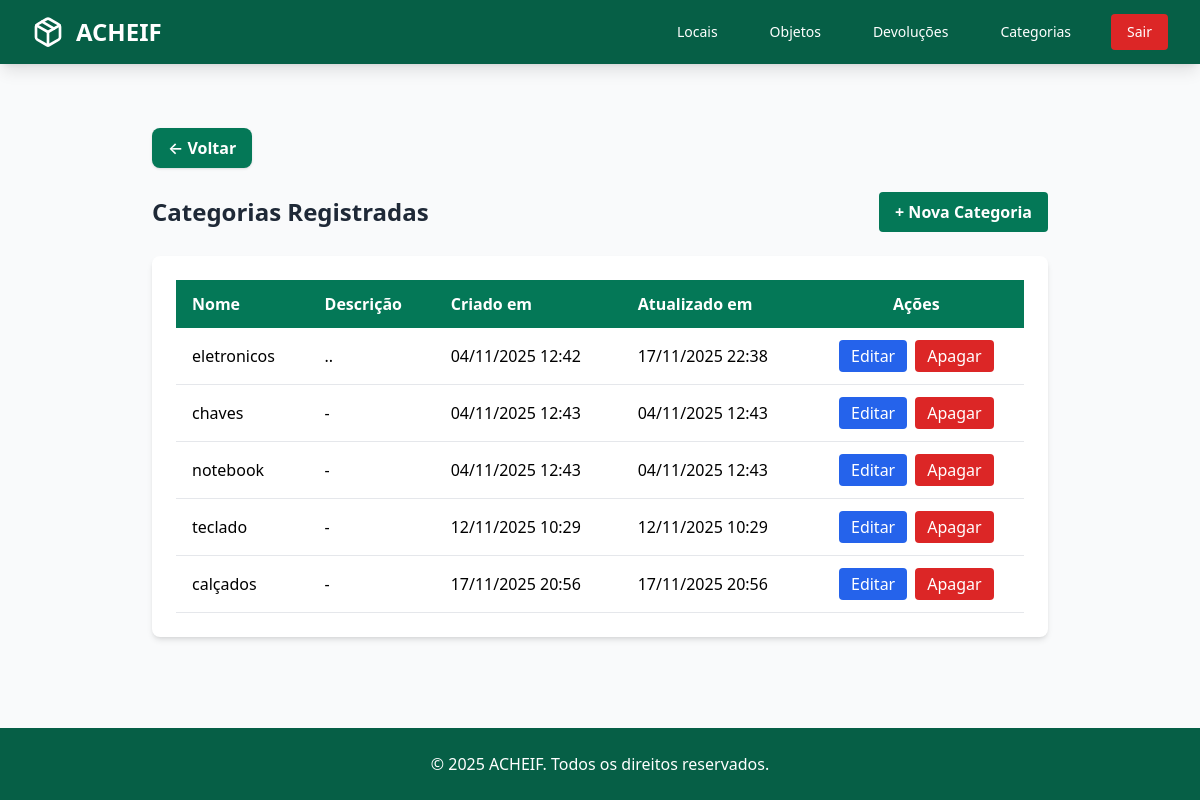
Page /categorias/ on the earlier database version.
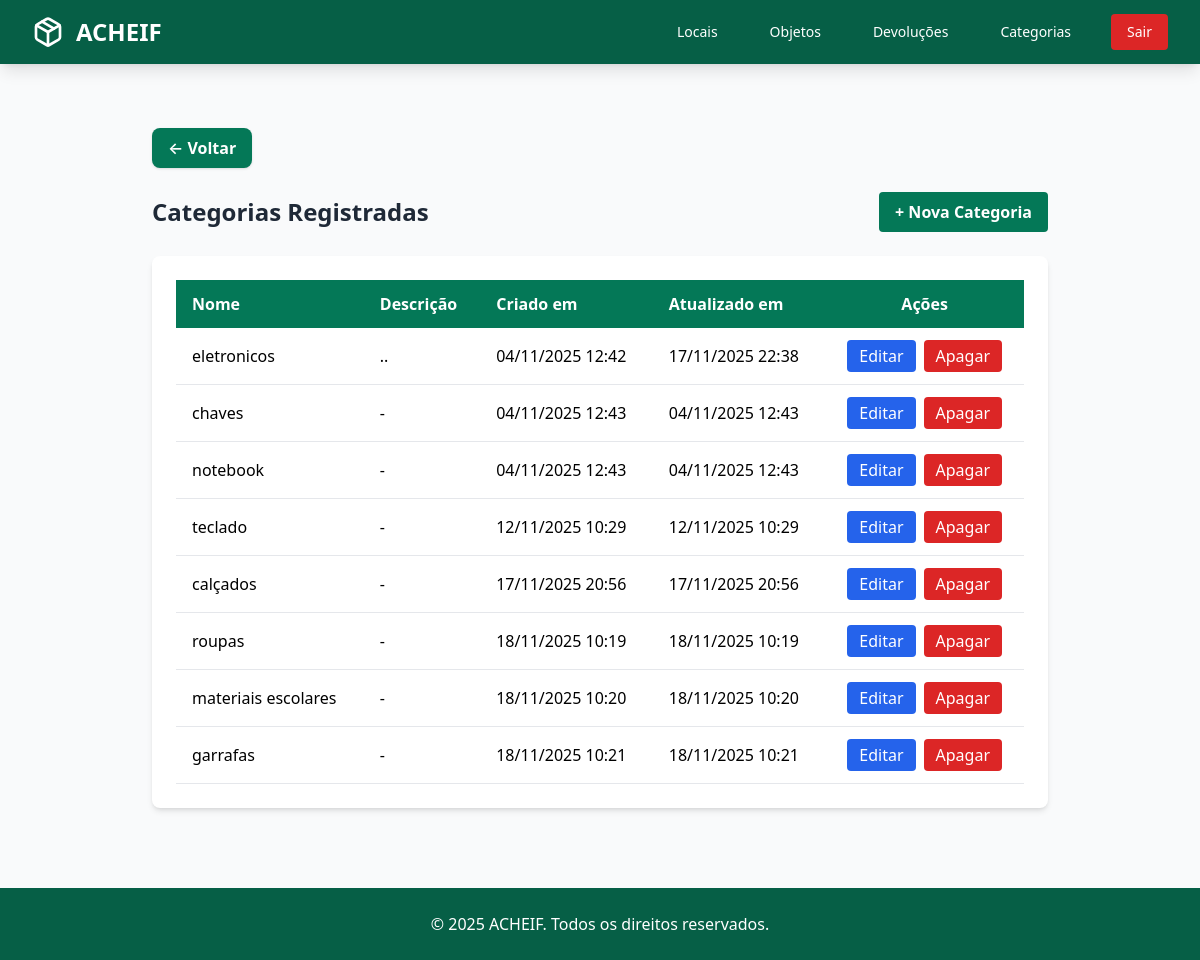
Same page on the later database version.
### objetos/models.py (models this page shows, shortened)
class Categoria(models.Model):
    nome = models.CharField(max_length=50, unique=True)
    descricao = models.TextField(blank=True, null=True)
    criado_em = models.DateTimeField(auto_now_add=True)
    atualizado_em = models.DateTimeField(auto_now=True)

### objetos/views.py (the view)
# urls.py: path('categorias/', views.listar_categorias, name='listar_categorias'),
def listar_categorias(request):
    categorias = Categoria.objects.all()
    return render(request, 'objetos/categoria/listar_categorias.html', {'categorias': categorias})

### objetos/templates/objetos/categoria/listar_categorias.html (shortened to what this page needs)
{% extends 'base.html' %}
{% block content %}
<div class="max-w-7xl mx-auto px-4 sm:px-6 lg:px-8 py-12">
    <div class="mb-6 -mt-4">
        <a href="{% url 'objetos:dashboard' %}"
           class="inline-block bg-emerald-700 hover:bg-emerald-800 text-white px-4 py-2 rounded-lg shadow transition font-semibold">
            ← Voltar
        </a>
    </div>
    <div class="flex justify-between items-center mb-6">
        <h2 class="text-2xl font-bold text-gray-800">Categorias Registradas</h2>
        <div class="flex gap-2">
            <a href="{% url 'objetos:criar_categoria' %}"
               class="bg-emerald-700 hover:bg-emerald-800 text-white px-4 py-2 rounded transition font-semibold">
               + Nova Categoria
            </a>
        </div>
    </div>
    <div class="bg-white rounded-lg shadow-md p-6 overflow-x-auto">
        <table class="w-full border-collapse">
            <thead>
                <tr class="bg-emerald-700 text-white">
                    <th class="py-3 px-4 text-left">Nome</th>
                    <th class="py-3 px-4 text-left">Descrição</th>
                    <th class="py-3 px-4 text-left">Criado em</th>
                    <th class="py-3 px-4 text-left">Atualizado em</th>
                    <th class="py-3 px-4 text-center">Ações</th>
                </tr>
            </thead>
            <tbody>
                {% for categoria in categorias %}
                <tr class="border-b hover:bg-gray-50 transition">
                    <td class="py-3 px-4">{{ categoria.nome }}</td>
                    <td class="py-3 px-4">{{ categoria.descricao|default:"-" }}</td>
                    <td class="py-3 px-4">{{ categoria.criado_em|date:"d/m/Y H:i" }}</td>
                    <td class="py-3 px-4">{{ categoria.atualizado_em|date:"d/m/Y H:i" }}</td>
                    <td class="py-3 px-4 text-center flex justify-center gap-2">
                        <a href="{% url 'objetos:editar_categoria' categoria.pk %}"
                           class="bg-blue-600 hover:bg-blue-700 text-white px-3 py-1 rounded transition"
                           title="Editar">
                          Editar
                        </a>
                        <form method="post" action="{% url 'objetos:apagar_categoria' categoria.pk %}" style="display:inline;">
                          <button type="submit"
                                  class="bg-red-600 hover:bg-red-700 text-white px-3 py-1 rounded transition"
                                  title="Apagar"
                                  onclick="return confirm('Tem certeza que deseja apagar essa categoria?');">
                            Apagar
                          </button>
                        </form>
                    </td>
                </tr>
                {% empty %}
                <tr>
                    <td colspan="5" class="py-4 text-center text-gray-500">Nenhuma categoria registrada.</td>
                </tr>
                {% endfor %}
            </tbody>
        </table>
    </div>
</div>
{% endblock %}

Differences in the rows shown:
added Categoria: nome "roupas", descricao "-", criado_em "18/11/2025 10:19", atualizado_em "18/11/2025 10:19"
added Categoria: nome "materiais escolares", descricao "-", criado_em "18/11/2025 10:20", atualizado_em "18/11/2025 10:20"
added Categoria: nome "garrafas", descricao "-", criado_em "18/11/2025 10:21", atualizado_em "18/11/2025 10:21"
